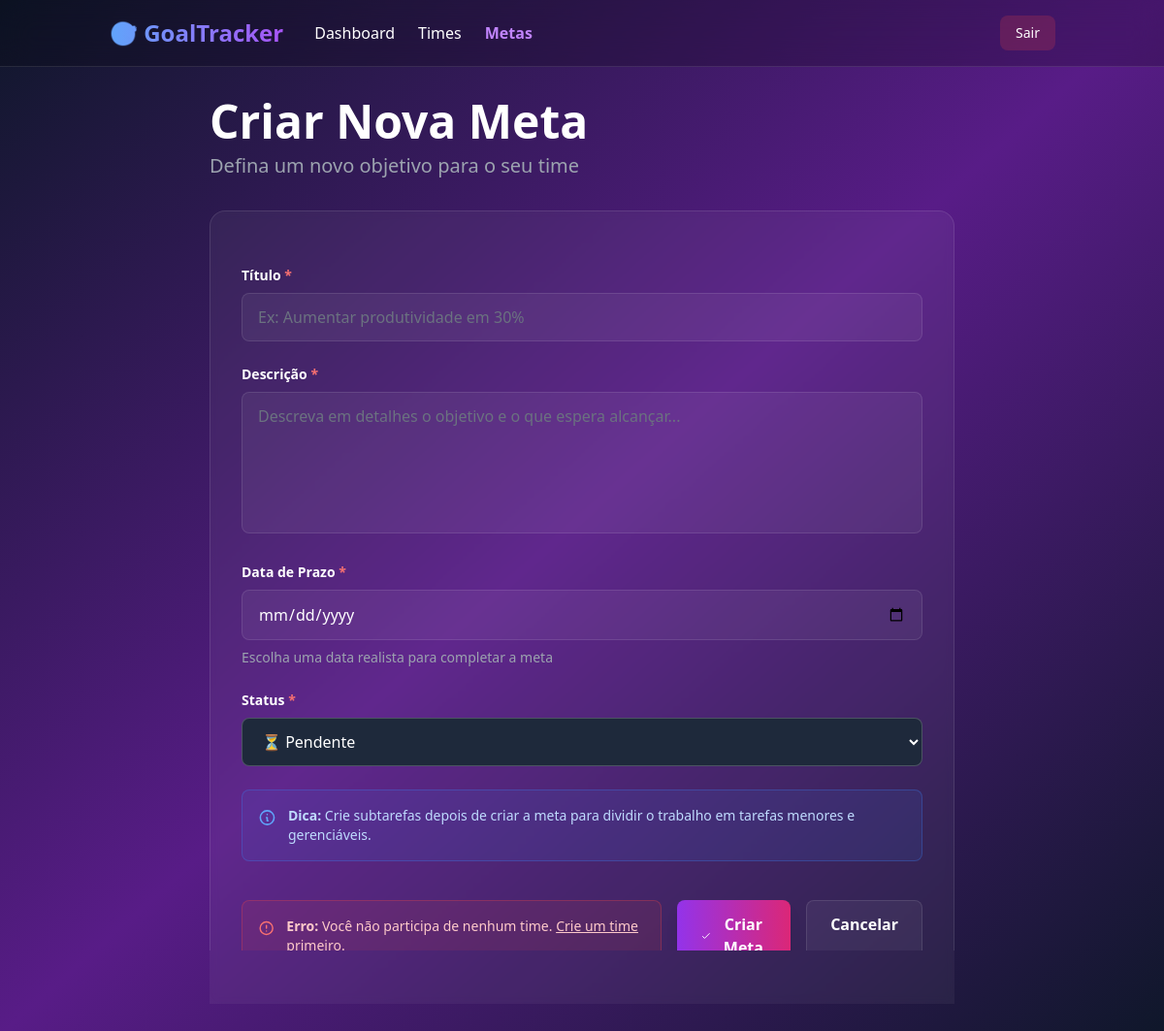
Before: /goals/create/4/ (signed in) with the older database file.
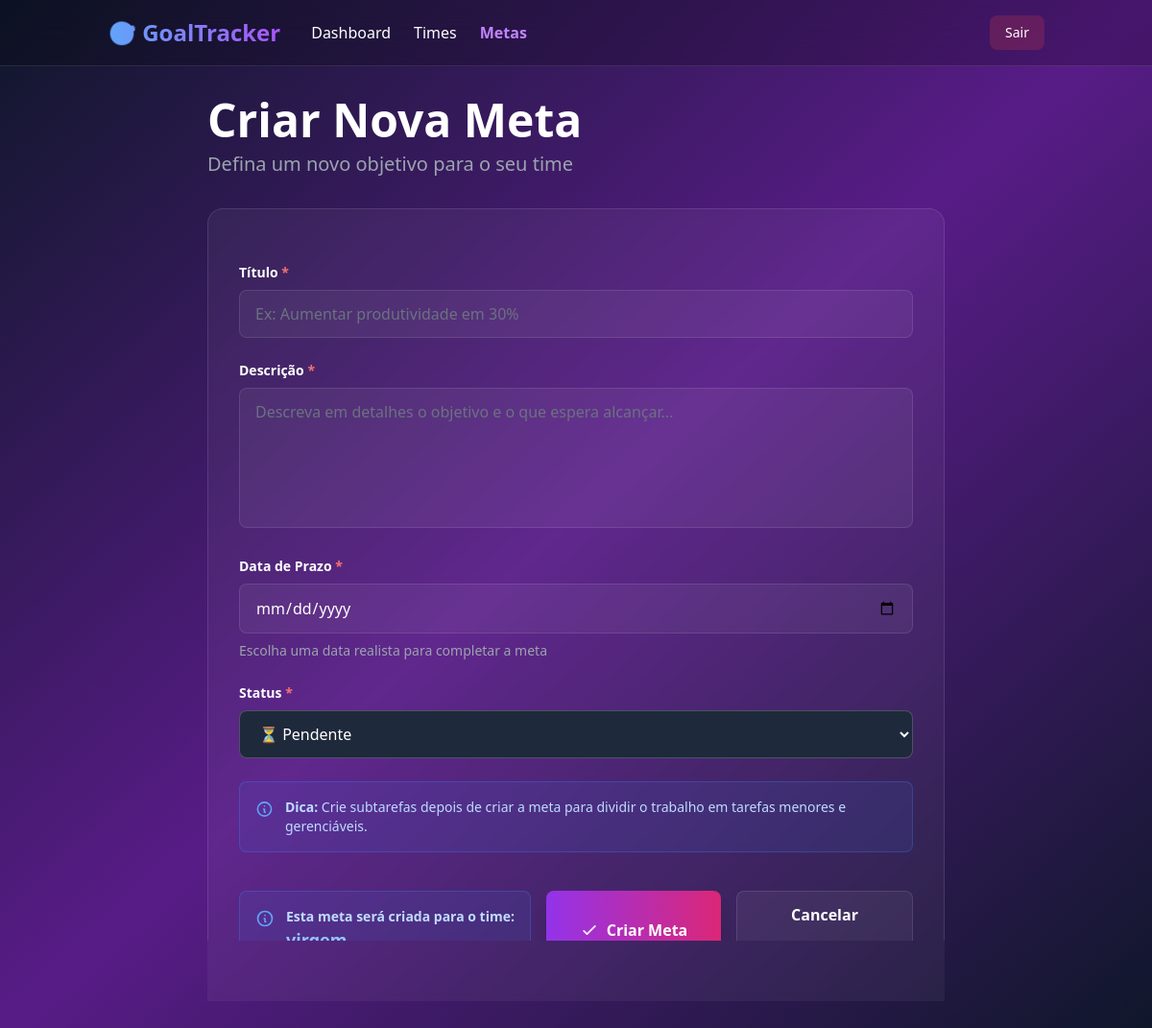
After: the same page with the newer database file.
### teams/models.py (models this page shows, shortened)
class Team(models.Model):
    name = models.CharField(max_length=150)
    description = models.TextField(blank=True)
    owner = models.ForeignKey(CustomUser, on_delete=models.CASCADE, related_name='owned_teams')
    members = models.ManyToManyField(CustomUser, related_name="teams", blank=True)
    created_at = models.DateTimeField(auto_now_add=True)

### goals/views.py (the view, shortened to what this page needs)
# urls.py: path("create/", GoalCreateView.as_view(), name="goal-create"),
class GoalCreateView(CreateView, LoginRequiredMixin):
    model = Goal
    template_name = "goals/goal_form.html"
    fields = ['title', 'description', 'deadline', 'status']
    def get_context_data(self, **kwargs):
        context = super().get_context_data(**kwargs)
        team_id = self.kwargs.get('team_id')
        print(f"DEBUG: team_id = {team_id}")
        if team_id:
            try:
                team = Team.objects.get(pk=team_id)
                if self.request.user in team.members.all() or self.request.user == team.owner:
                    context['team'] = team
                    context['selected_team_id'] = team_id
            except Team.DoesNotExist:
                pass
        else:
            context['user_teams'] = self.request.user.teams.all()
        return context

### templates/goals/goal_form.html (shortened to what the changed rows need)
{% load static %}
<!DOCTYPE html>
<html lang="pt-BR">
<head>
    <script src="https://cdn.tailwindcss.com"></script>
</head>
<body class="bg-gradient-to-br from-slate-900 via-purple-900 to-slate-900 text-white min-h-screen">
    <div class="container mx-auto px-6 py-8">
        <div class="max-w-3xl mx-auto">
            <div class="mb-8">
                <h1 class="text-4xl md:text-5xl font-bold mb-2">
                    {% if object %}Editar Meta{% else %}Criar Nova Meta{% endif %}
                </h1>
            </div>
            <div class="bg-white/5 backdrop-blur-sm rounded-2xl p-8 border border-white/10">
                <form method="post" class="space-y-6">
                    <div class="flex flex-col sm:flex-row gap-4 pt-4">
                    {% if team %}
                    <div class="bg-blue-500/10 border border-blue-500/30 rounded-lg p-4">
                        <div class="flex items-start gap-3">
                            <svg class="w-5 h-5 text-blue-400 mt-0.5" fill="none" stroke="currentColor" viewBox="0 0 24 24">
                                <path stroke-linecap="round" stroke-linejoin="round" stroke-width="2" d="M13 16h-1v-4h-1m1-4h.01M21 12a9 9 0 11-18 0 9 9 0 0118 0z"/>
                            </svg>
                            <div class="text-sm text-blue-200">
                                <strong class="font-semibold">Esta meta será criada para o time:</strong><br>
                                <span class="text-lg font-bold text-blue-300">{{ team.name }}</span>
                            </div>
                        </div>
                    </div>
                    {% else %}
                    <div class="bg-red-500/10 border border-red-500/30 rounded-lg p-4">
                        <div class="flex items-start gap-3">
                            <svg class="w-5 h-5 text-red-400 mt-0.5" fill="none" stroke="currentColor" viewBox="0 0 24 24">
                                <path stroke-linecap="round" stroke-linejoin="round" stroke-width="2" d="M12 8v4m0 4h.01M21 12a9 9 0 11-18 0 9 9 0 0118 0z"/>
                            </svg>
                            <div class="text-sm text-red-200">
                                <strong class="font-semibold">Erro:</strong> Você não participa de nenhum time. <a href="{% url 'team-create' %}" class="underline hover:text-red-100">Crie um time</a> primeiro.
                            </div>
                        </div>
                    </div>
                    {% endif %}
                    </div>
                </form>
            </div>
        </div>
    </div>
</body>
</html>

Changed rows visible on the page:
added Team: name "virgem"
Other visible differences:
text no longer shown: "Erro: Você não participa de nenhum time. Crie um time primeiro."
text now shown: "Esta meta será criada para o time:"
